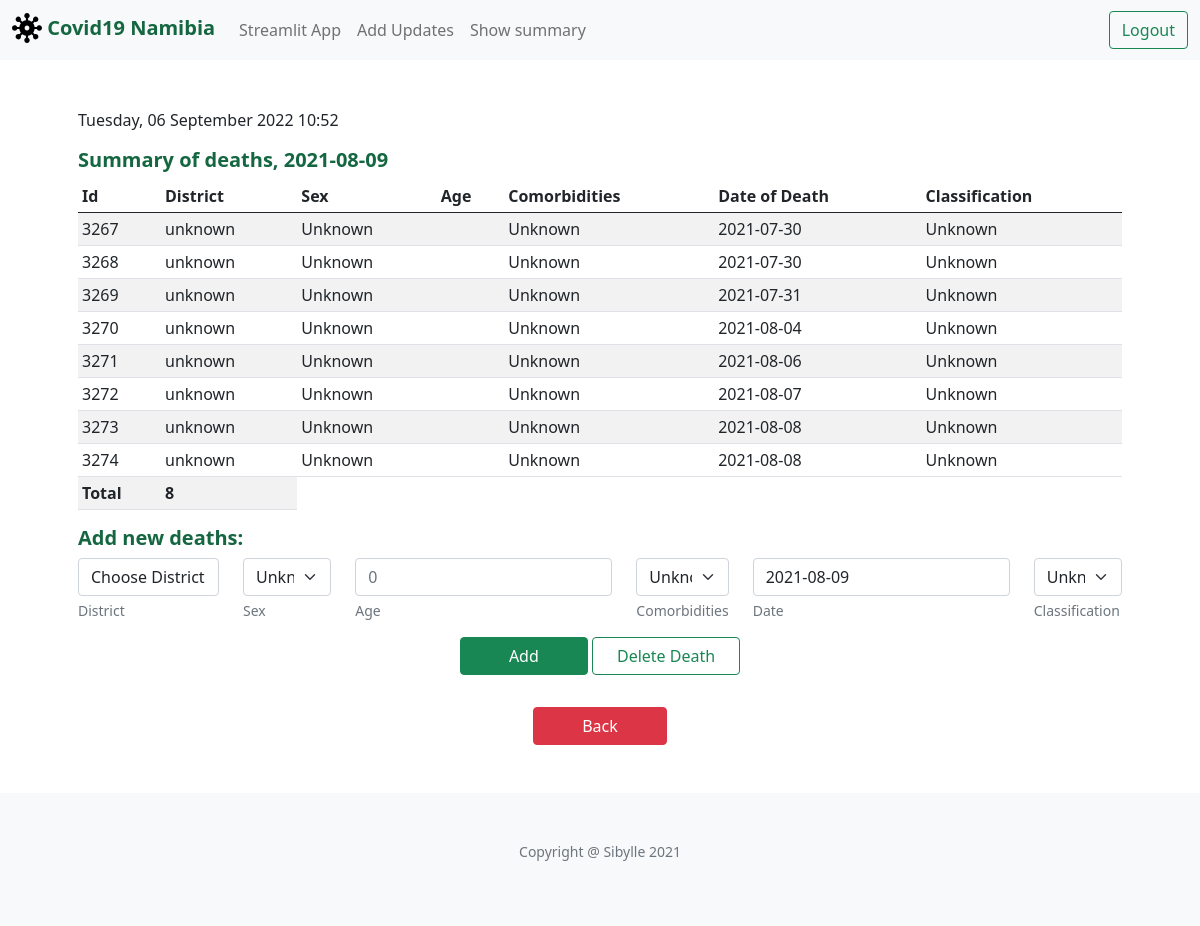
Before: /add_deaths (signed in) with the older database file.
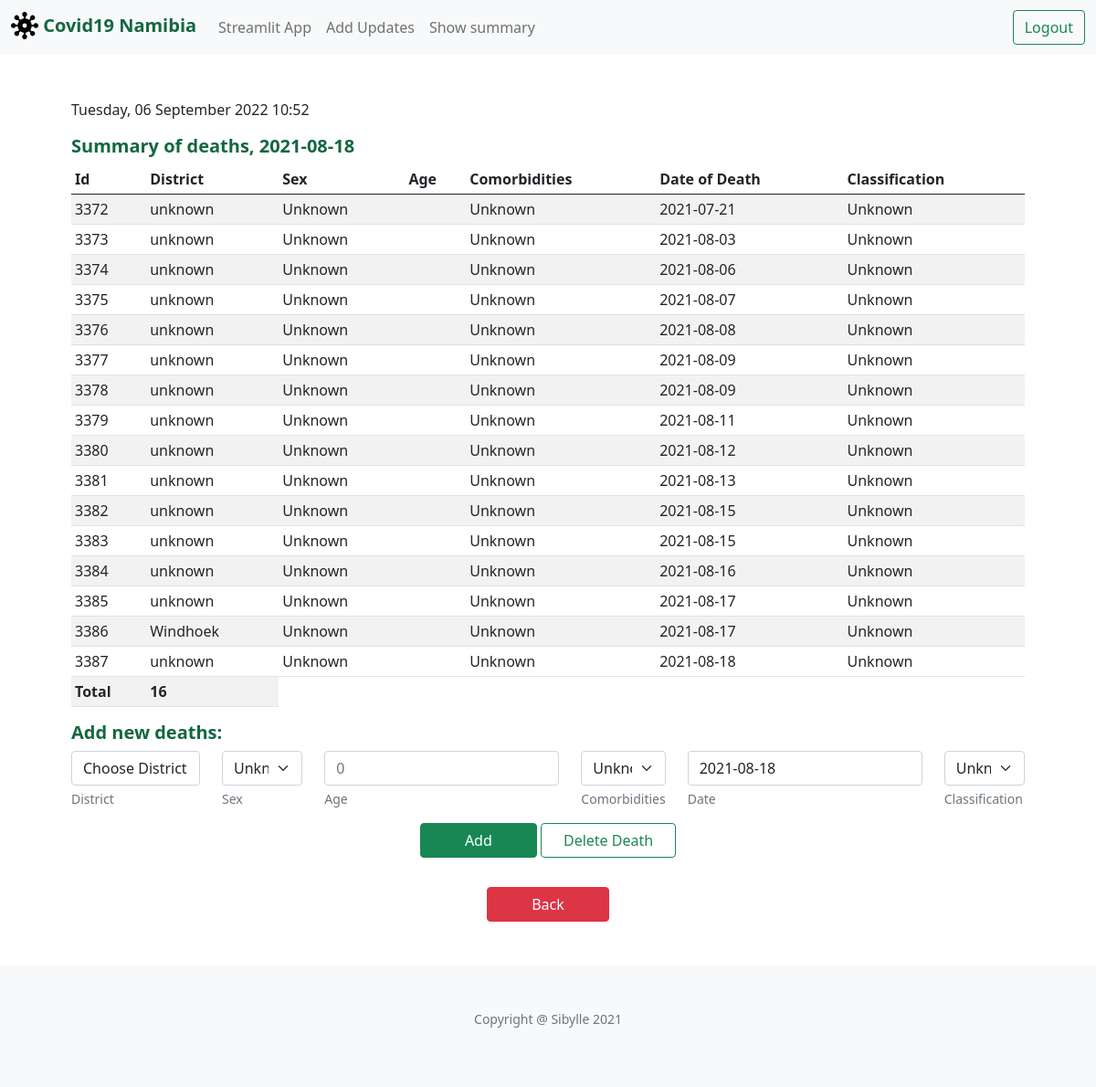
After: the same page with the newer database file.
### tables this page shows
CREATE TABLE "deaths"(id INTEGER PRIMARY KEY, publish_date TEXT NOT NULL, district TEXT NOT NULL, sex TEXT NOT NULL, age INTEGER, comorbidities TEXT NOT NULL, death_date TEXT NOT NULL, classification TEXT NOT NULL, update_date TEXT NOT NULL);

### application.py (the view)
@app.route("/add_deaths", methods=["GET", "POST"])
@login_required
def add_deaths():
    now=datetime.now(timezone("Africa/Johannesburg"))
    date_now=now.date()
    row = db.execute("SELECT * FROM active_date")
    new_date_str=row[0]['active_date']
    new_date = datetime.strptime(new_date_str, '%Y-%m-%d').date()
    district_list=[]
    temp = db.execute("SELECT DISTINCT district FROM districts")
    for d in temp:
        district_list.append(d['district'])
    district_list.append('unknown')
    if request.method == "POST":
        if request.form.get('delete_death') == 'Delete Death':
            rows = db.execute("SELECT * FROM deaths WHERE publish_date LIKE ? ORDER BY id",new_date)
            return render_template("delete_death.html",new_date=new_date,district_list=district_list,new_deaths=rows)
        if request.form.get('add') == 'Add':
            if not request.form.get("district"):
                return apology("must provide district", 400)
            if not request.form.get("death_date"):
                return apology("must provide date of death", 400)
            district = request.form.get("district")
            sex=request.form.get("sex")
            age=request.form.get("age")
            comorbidities=request.form.get("comorbidities")
            death_date=datetime.strptime(request.form.get("death_date"), '%Y-%m-%d').date()
            if death_date > new_date:
                return apology("wrong date", 400)
            classification=request.form.get("classification")
            db.execute("INSERT INTO deaths(publish_date,district,sex,age,comorbidities,death_date,classification,update_date) VALUES (?,?,?,?,?,?,?,?)", new_date,district,sex,age,comorbidities,death_date,classification,date_now)
            rows = db.execute("SELECT * FROM deaths WHERE publish_date LIKE ? ORDER BY id", new_date)
            return render_template("add_deaths.html",new_date=new_date,district_list=district_list,new_deaths=rows,now=now)
    else:
        rows = db.execute("SELECT * FROM deaths WHERE publish_date LIKE ? ORDER BY id", new_date)
        return render_template("add_deaths.html",new_date=new_date,district_list=district_list,new_deaths=rows,now=now)

### application.py (called while the page is built)
def login_required(f):
    @wraps(f)
    def decorated_function(*args, **kwargs):
        if session.get("user_id") is None:
            return redirect("/login")
        return f(*args, **kwargs)
    return decorated_function

@app.after_request
def after_request(response):
    response.headers["Cache-Control"] = "no-cache, no-store, must-revalidate"
    response.headers["Expires"] = 0
    response.headers["Pragma"] = "no-cache"
    return response

### templates/add_deaths.html (shortened to what this page needs)
{% extends "layout.html" %}
{% block main %}
  <p>{{ now.strftime("%A, %d %B %Y %H:%M") }}</p>
  <h5>Summary of deaths, {{ new_date }}</h5>
  <table class="table table-sm table-striped">
    <thead>
        <tr>
            <th scope="col">Id</th>
            <th scope="col">District</th>
            <th scope="col">Sex</th>
            <th scope="col">Age</th>
            <th scope="col">Comorbidities</th>
            <th scope="col">Date of Death</th>
            <th scope="col">Classification</th>
        </tr>
    </thead>
    <tbody>
        {% if new_deaths %}
        {% for row in new_deaths %}
        <tr>
            <td class="text-left">{{ row.id }}</td>
            <td class="text-left">{{ row.district }}</td>
            <td class="text-left">{{ row.sex }}</td>
            <td class="text-left">{{ row.age }}</td>
            <td class="text-left">{{ row.comorbidities }}</td>
            <td class="text-left">{{ row.death_date }}</td>
            <td class="text-left">{{ row.classification }}</td>
        </tr>
        {% endfor %}
        <tr>
            <td class="text-left" colspan="1"><strong>Total</strong></td>
            <td class="text-left"> <strong>{{ new_deaths|length }}</strong>
        </tr>
        {% endif %}
    </tbody>
  </table>
  <form action="/add_deaths" method="post">
        <h5> Add new deaths:</h5>
        <div class="row">
            <div class="col col-xs-6 col-md-4 col-xl mb-2">
              <select class="form-control" name="district">
                <option disabled selected value="">Choose District</option>
              </select>
              <div class="form-text">District</div>
            </div>
            <div class="col col-6 col-md-4 col-xl mb-2">
              <select class="form-select" name="sex">
                <option selected>Unknown</option>
              </select>
              <div class="form-text">Sex</div>
            </div>
            <div class="form-group col col-6 col-md-4 col-xl mb-2">
                <input autocomplete="off" autofocus class="form-control" name="age" placeholder="0" type="number">
                <div class="form-text">Age</div>
            </div>
            <div class="col col-6 col-md-4 col-xl mb-2">
              <select class="form-select" name="comorbidities">
                <option selected>Unknown</option>
              </select>
              <div class="form-text">Comorbidities</div>
            </div>
            <div class="form-group col col-6 col-md-4 col-xl mb-2">
                <input autocomplete="off" autofocus class="form-control" name="death_date" placeholder="{{ new_date.strftime('%Y-%m-%d') }}" value="{{ new_date.strftime('%Y-%m-%d') }}" type="text">
                <div class="form-text">Date</div>
            </div>
            <div class="col col-6 col-md-4 col-xl mb-2">
              <select class="form-select" name="classification">
                <option selected>Unknown</option>
              </select>
              <div class="form-text">Classification</div>
            </div>
            <div class="col col-6 col-md-4 col-xl text-center">
                <input class="btn btn-success px-5" type="submit"name="add" value="Add" role="button"></input>
                <input class="btn btn-outline-success px-4 my-2" type="submit" name="delete_death" value="Delete Death" role="button"></input>
            </div>
        </div>
  </form>
  <div class="text-center mt-4">
    <a class="btn btn btn-danger px-5" href="./" role="button">Back</a>
  </div>
{% endblock %}

Changed rows visible on the page:
no longer on this page (row unchanged): deaths: id "3267", district "unknown", sex "Unknown", comorbidities "Unknown", death_date "2021-07-30", classification "Unknown"
no longer on this page (row unchanged): deaths: id "3268", district "unknown", sex "Unknown", comorbidities "Unknown", death_date "2021-07-30", classification "Unknown"
no longer on this page (row unchanged): deaths: id "3269", district "unknown", sex "Unknown", comorbidities "Unknown", death_date "2021-07-31", classification "Unknown"
no longer on this page (row unchanged): deaths: id "3270", district "unknown", sex "Unknown", comorbidities "Unknown", death_date "2021-08-04", classification "Unknown"
no longer on this page (row unchanged): deaths: id "3271", district "unknown", sex "Unknown", comorbidities "Unknown", death_date "2021-08-06", classification "Unknown"
no longer on this page (row unchanged): deaths: id "3272", district "unknown", sex "Unknown", comorbidities "Unknown", death_date "2021-08-07", classification "Unknown"
no longer on this page (row unchanged): deaths: id "3273", district "unknown", sex "Unknown", comorbidities "Unknown", death_date "2021-08-08", classification "Unknown"
no longer on this page (row unchanged): deaths: id "3274", district "unknown", sex "Unknown", comorbidities "Unknown", death_date "2021-08-08", classification "Unknown"
added deaths: id "3372", district "unknown", sex "Unknown", comorbidities "Unknown", death_date "2021-07-21", classification "Unknown"
added deaths: id "3373", district "unknown", sex "Unknown", comorbidities "Unknown", death_date "2021-08-03", classification "Unknown"
added deaths: id "3374", district "unknown", sex "Unknown", comorbidities "Unknown", death_date "2021-08-06", classification "Unknown"
added deaths: id "3375", district "unknown", sex "Unknown", comorbidities "Unknown", death_date "2021-08-07", classification "Unknown"
added deaths: id "3376", district "unknown", sex "Unknown", comorbidities "Unknown", death_date "2021-08-08", classification "Unknown"
added deaths: id "3377", district "unknown", sex "Unknown", comorbidities "Unknown", death_date "2021-08-09", classification "Unknown"
added deaths: id "3378", district "unknown", sex "Unknown", comorbidities "Unknown", death_date "2021-08-09", classification "Unknown"
added deaths: id "3379", district "unknown", sex "Unknown", comorbidities "Unknown", death_date "2021-08-11", classification "Unknown"
added deaths: id "3380", district "unknown", sex "Unknown", comorbidities "Unknown", death_date "2021-08-12", classification "Unknown"
added deaths: id "3381", district "unknown", sex "Unknown", comorbidities "Unknown", death_date "2021-08-13", classification "Unknown"
added deaths: id "3382", district "unknown", sex "Unknown", comorbidities "Unknown", death_date "2021-08-15", classification "Unknown"
added deaths: id "3383", district "unknown", sex "Unknown", comorbidities "Unknown", death_date "2021-08-15", classification "Unknown"
added deaths: id "3384", district "unknown", sex "Unknown", comorbidities "Unknown", death_date "2021-08-16", classification "Unknown"
added deaths: id "3385", district "unknown", sex "Unknown", comorbidities "Unknown", death_date "2021-08-17", classification "Unknown"
added deaths: id "3386", district "Windhoek", sex "Unknown", comorbidities "Unknown", death_date "2021-08-17", classification "Unknown"
added deaths: id "3387", district "unknown", sex "Unknown", comorbidities "Unknown", death_date "2021-08-18", classification "Unknown"
Other visible differences:
{{ new_date }}: "2021-08-09" → "2021-08-18"
{{ new_deaths|length }}: "8" → "16"
form field death_date: "2021-08-09" → "2021-08-18"
